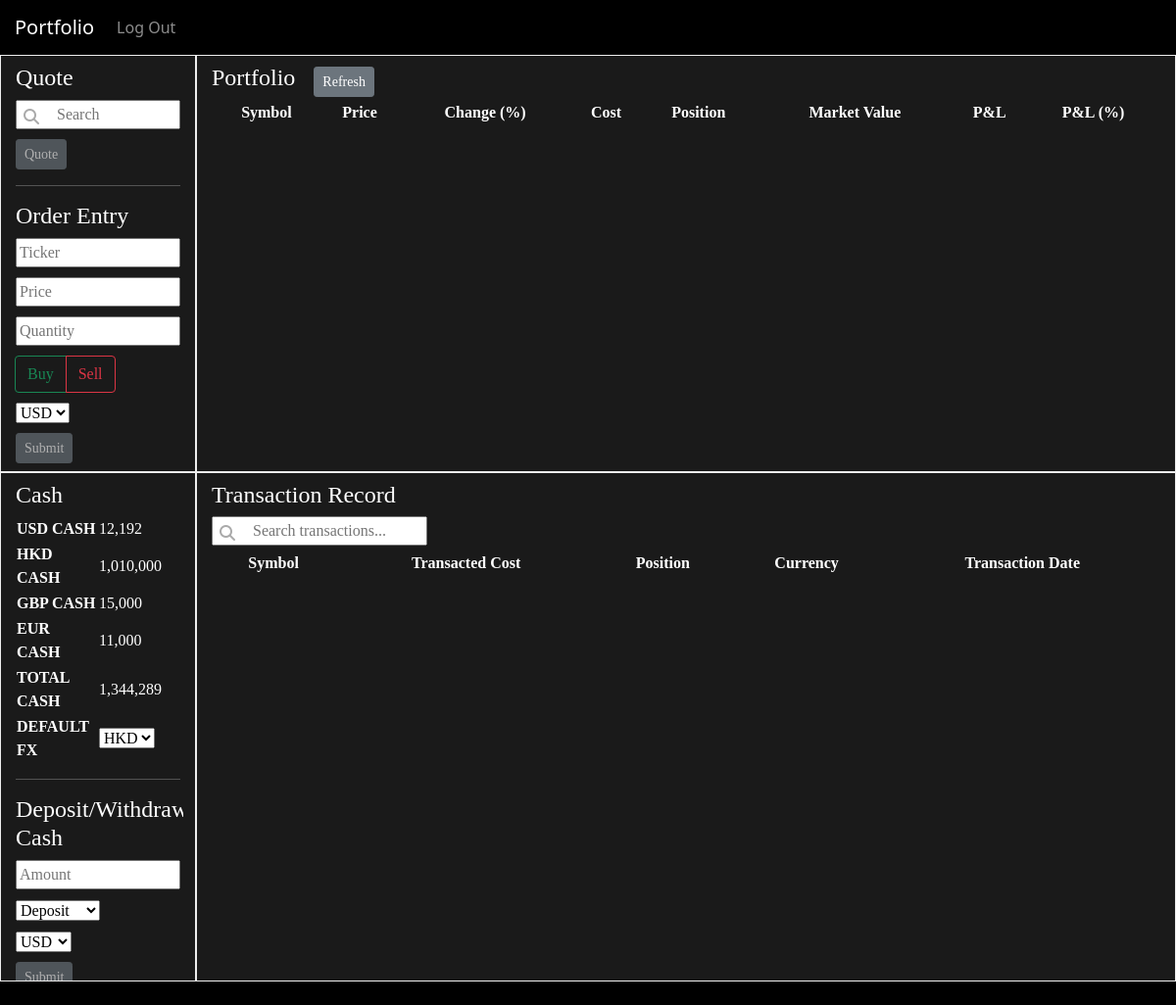
The app's page / (signed in), older data.
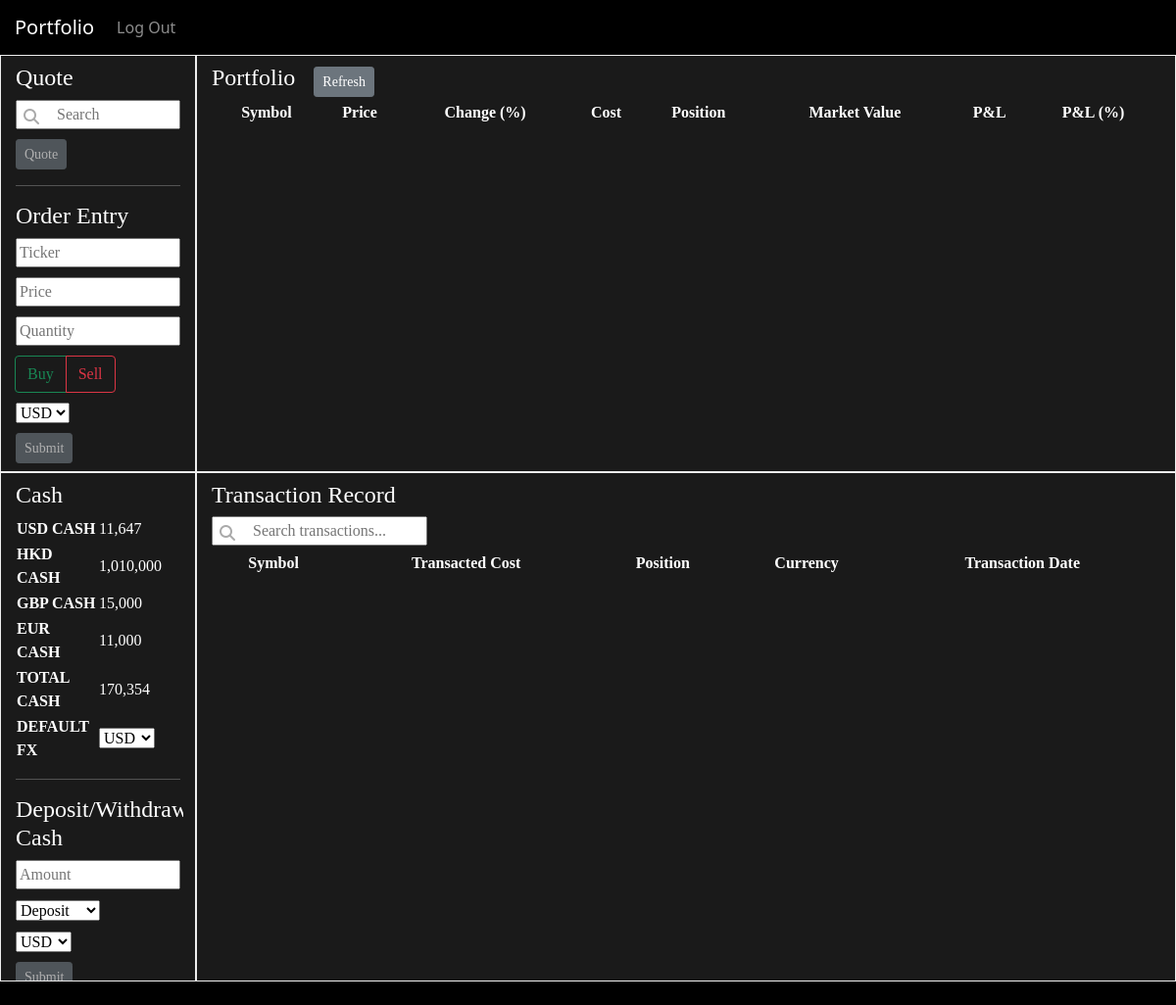
The same page, newer data.
### portfolio/models.py (models this page shows, shortened)
class Cash(models.Model):
    owner = models.ForeignKey(User, on_delete=models.CASCADE)
    default_fx_choice = models.TextField(default='USD')
    total_cash = models.DecimalField(max_digits=10, decimal_places=3, default=0)
    usd = models.DecimalField(max_digits=10, decimal_places=3, default=0)
    hkd = models.DecimalField(max_digits=10, decimal_places=3, default=0)
    gbp = models.DecimalField(max_digits=10, decimal_places=3, default=0)
    eur = models.DecimalField(max_digits=10, decimal_places=3, default=0)

### portfolio/views.py (the view)
# urls.py: path("", views.index, name="index"),
@login_required(login_url='login')
def index(request):
    try:
        cash = Cash.objects.get(owner=request.user)
    except Cash.DoesNotExist:
        cash = Cash.objects.create(owner=request.user)
        cash.save()
    usd = cash.usd
    hkd = cash.hkd
    gbp = cash.gbp
    eur = cash.eur
    total = cash.total_cash
    default_fx_choice = cash.default_fx_choice
    try:
        realized_profit = Realized_Profit.objects.get(owner=request.user)
    except Realized_Profit.DoesNotExist:
        realized_profit = Realized_Profit.objects.create(owner=request.user)
        realized_profit.save()
    try:
        temporary = Temporary.objects.get(owner=request.user)
    except Temporary.DoesNotExist:
        temporary = Temporary.objects.create(owner=request.user)
        temporary.save()
    return render(request, "portfolio/index.html", {
        "categories": ['USD'],
        "usd": int(usd),
        "hkd": int(hkd),
        "gbp": int(gbp),
        "eur": int(eur),
        "total": int(total),
        "default_fx_choices": ['USD', 'HKD', 'GBP', 'EUR'],
        "default_fx_chosen": default_fx_choice,
        "deposit_withdraw_fx_choices": ['USD', 'HKD', 'GBP', 'EUR'],
    })

### portfolio/templates/portfolio/index.html (shortened to what this page needs)
{% extends "portfolio/layout.html" %}
{% load static %}
{% load humanize %}
{% block body %}
    <div class="words">
      <div class="container-fluid">
          <div class="row">
            <div class="col-lg-2">
              <div id="quote-view">
              <h4>Quote</h4>
              <div class="search-with-icon">
                <input autocomplete="off" id="quote-input" type="text" name="quote" placeholder="Search">
                <i class="fas fa-search" aria-hidden="true"></i>
              </div>
              <button id="quote-button" class="btn btn-secondary btn-sm" type="button">Quote</button>
              <br>
              <hr>
              <h4>Order Entry</h4>
              <input autocomplete="off" id="manual-add-symbol" class="order_entry" type="text" name="manual-add-symbol" placeholder="Ticker">
              <br>
              <input autocomplete="off" id="manual-add-price" class="order_entry" type="number" name="manual-add-price" placeholder="Price" min="0" step="0.01">
              <br>
              <input autocomplete="off" id="manual-add-position" class="order_entry" type="number" name="manual-add-position" placeholder="Quantity" min="1" step="1">
              <br>
              <div class="btn-group" role="group" aria-label="Basic radio toggle button group">
                <label class="btn btn-outline-success" for="btnradio1" id="buy_label">Buy</label>
                <label class="btn btn-outline-danger" for="btnradio2" id="sell_label">Sell</label>
              </div>
              <br>
              <select name="manual-add-currency" id="manual-add-currency">
                {% for category in categories %}
                  <option name="manual-add-currency" value="{{ category }}">{{ category }}</option>
                {% endfor %}
              </select>
              <br>
              <button id="manual-add-button" class="btn btn-secondary btn-sm" type="button">Submit</button>
              </div>
            </div>
            <div class="col-lg-10">
              <div id="portfolio-view" class="table-responsive">
                <h4 id="port_label">Portfolio</h4>
                <button id="refresh-button" class="btn btn-secondary btn-sm" type="button">Refresh</button>
                <table id="portfolio-table">
                <thead>
                    <tr>
                      <th id="port-symbol-heading">Symbol</th>
                      <th id="port-price-heading">Price</th>
                      <th id="port-change-heading">Change (%)</th>
                      <th id="port-cost-heading">Cost</th>
                      <th id="port-position-heading">Position</th>
                      <th id="port-mv-heading">Market Value</th>
                      <th id="port-pnl-heading">P&L</th>
                      <th id="port-pnl-percent-heading">P&L (%)</th>
                    </tr>
                  </thead>
                </table>
              </div>
            </div>
          </div>
          <div class="row">
            <div class="col-lg-2">
              <div id="cash-view" class="table-responsive">
                <h4>Cash</h4>
                <table id="cash-table">
                  <tr>
                    <th id="cash-table-item">USD CASH</th>
                    <td id="cash-table-usd" data-value="{{ usd }}">{{ usd|intcomma }}</td>
                  </tr>
                  <tr>
                    <th id="cash-table-item">HKD CASH</th>
                    <td id="cash-table-hkd" data-value="{{ hkd }}">{{ hkd|intcomma }}</td>
                  </tr>
                  <tr>
                    <th id="cash-table-item">GBP CASH</th>
                    <td id="cash-table-gbp" data-value="{{ gbp }}">{{ gbp|intcomma }}</td>
                  </tr>
                  <tr>
                    <th id="cash-table-item">EUR CASH</th>
                    <td id="cash-table-eur" data-value="{{ eur }}">{{ eur|intcomma }}</td>
                  </tr>
                  <tr>
                    <th id="cash-table-item">TOTAL CASH</th>
                    <td id="cash-table-total" data-value="{{ total }}">{{ total|intcomma }}</td>
                  </tr>
                  <tr>
                    <th id="cash-table-item">DEFAULT FX</th>
                    <td id="cash-table-item">
                      <select name="default-fx" id="default-fx">
                        {% for default_fx_choice in default_fx_choices %}
                          {% if default_fx_choice == default_fx_chosen %}
                            <option name="default-fx" value="{{ default_fx_choice }}" selected>{{ default_fx_choice }}</option>
                          {% else %}
                            <option name="default-fx" value="{{ default_fx_choice }}">{{ default_fx_choice }}</option>
                          {% endif %}
                        {% endfor %}
                      </select>
                    </td>
                  </tr>
                </table>
                <hr>
                <h4>Deposit/Withdraw Cash</h4>
                <input autocomplete="off" id="cash-amount" type="number" name="cash-amount" placeholder="Amount" min="0" step="0.01">
                <br>
                <select name="cash-action" id="cash-action">
                  <option name="cash-action" value="deposit">Deposit</option>
                </select>
                <br>
                <select name="cash-fx" id="cash-fx">
                  {% for fx_choice in deposit_withdraw_fx_choices %}
                    <option name="cash-fx" value="{{ fx_choice }}">{{ fx_choice }}</option>
                  {% endfor %}
                </select>
                <br>
                <button id="cash-button" class="btn btn-secondary btn-sm" type="button">Submit</button>
              </div>
            </div>
            <div class="col-lg-10">
              <div id="transactions-view" class="table-responsive">
                <h4 id="transactions-table-label">Transaction Record</h4>
                <div class="search-with-icon">
                  <input autocomplete="off" id="transactions-search-bar" type="text" placeholder="Search transactions...">
                  <i class="fas fa-search" aria-hidden="true"></i>
                </div>
                <table id="transactions-table" class="sortable">
                  <thead>
                    <tr>
                      <th class="trans-heading" id="trans-symbol-heading" data-heading="+1" data-heading_name="Symbol" data-id="trans-symbol-heading">Symbol</th>
                      <th class="trans-heading" id="trans-transacted-cost-heading" data-heading="+2" data-heading_name="Transacted Cost" data-id="trans-transacted-cost-heading">Transacted Cost</th>
                      <th class="trans-heading" id="trans-position-heading" data-heading="+3" data-heading_name="Position" data-id="trans-position-heading">Position</th>
                      <th class="trans-heading" id="trans-currency-heading" data-heading="+4" data-heading_name="Currency" data-id="trans-currency-heading">Currency</th>
                      <th class="trans-heading" id="trans-transaction-date-heading" data-heading="+5" data-heading_name="Transaction Date" data-id="trans-transaction-date-heading">Transaction Date</th>
                    </tr>
                  </thead>
                </table>
              </div>
            </div>
          </div>
      </div>
    </div>
    <br>
{% endblock %}

### portfolio/templates/portfolio/layout.html (shortened to what this page needs)
{% load static %}
<!DOCTYPE html>
<html lang="en">
    <head>
        <link href="https://cdn.jsdelivr.net/npm/bootstrap@5.1.3/dist/css/bootstrap.min.css" rel="stylesheet">
        <link rel="stylesheet" href="{% static 'portfolio/styles.css' %}">
    </head>
    <body>
        <nav class="navbar navbar-expand-lg navbar-dark bg-black">
            <a class="navbar-brand" href="{% url 'index' %}">Portfolio</a>
            <div>
                <ul class="navbar-nav mr-auto">
                {% if user.is_authenticated %}
                    <li class="nav-item">
                        <a class="nav-link" href="{% url 'logout' %}">Log Out</a>
                    </li>
                {% endif %}
                </ul>
            </div>
        </nav>
        <div class="body">
            {% block body %}
            {% endblock %}
        </div>
    </body>
</html>

### portfolio/static/portfolio/styles.css (style rules this page uses)
body { background-color: black; }
hr { color: white; border-style: solid; }
.words { color: white; background-color: #1a1a1a; font-family: "Garamond"; }
.col-lg-2, .col-lg-10 { color: white; border-style: groove; border-left-width: 0.1px; border-right-width: 0.1px; border-top-width: 0.1px; border-bottom-width: 0.1px; max-height: 65vh; overflow: auto; }
.navbar-brand { margin-left: 15px; margin-right: 15px; }
.search-with-icon input[type=text] { padding-left: 40px; width: 100%; }
#transactions-search-bar { width: 220px; margin-bottom: 5px; }
.search-with-icon { position: relative; }
.search-with-icon i { position: absolute; left: 0; padding: 9px 8px; color: #aaa; }
#quote-button { margin-top: 10px; }
#quote-view { margin-left: 0px; margin-right: 0px; padding-left: 3px; padding-right: 3px; padding-top: 8px; padding-bottom: 8px; }
#portfolio-view { margin-left: 0px; margin-right: 0px; padding-left: 3px; padding-right: 3px; padding-top: 8px; padding-bottom: 8px; }
#portfolio-table { width: 100%; }
#cash-table { width: 100%; table-layout: fixed; text-align: left; }
#cash-table-item { text-align: left; }
#cash-table-usd, #cash-table-hkd, #cash-table-gbp, #cash-table-eur, #cash-table-total { text-align: left; }
#cash-view { margin-left: 0px; margin-right: 0px; padding-left: 3px; padding-right: 3px; padding-top: 8px; padding-bottom: 8px; }
#transactions-view { margin-left: 0px; margin-right: 0px; padding-left: 3px; padding-right: 3px; padding-top: 8px; padding-bottom: 8px; }
#transactions-table { width: 100%; }
th, td { text-align: center; }
#manual-add-symbol { margin-bottom: 10px; width: 100%; }
#manual-add-price { margin-bottom: 10px; width: 100%; }
#manual-add-position { margin-bottom: 10px; width: 100%; }
#manual-add-currency { margin-bottom: 10px; margin-top: 10px; }
#cash-amount { margin-bottom: 10px; width: 100%; }
#cash-action { margin-bottom: 10px; }
#cash-fx { margin-bottom: 10px; }
#port_label { display: inline-block; vertical-align: middle; }
#refresh-button { display: inline-block; margin-left: 15px; margin-right: 15px; vertical-align: middle; }

Row changes from the older to the newer data that the page shows:
changed Cash: default-fx "HKD" → "USD"
Text that changed along with them:
{{ usd|intcomma }}: "12,192" → "11,647"
{{ total|intcomma }}: "1,344,289" → "170,354"
